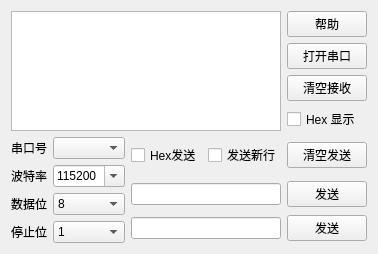
<?xml version="1.0" encoding="UTF-8"?>
<ui version="4.0">
 <class>XSerialPortWidget</class>
 <widget class="QWidget" name="XSerialPortWidget">
  <property name="geometry">
   <rect>
    <x>0</x>
    <y>0</y>
    <width>370</width>
    <height>231</height>
   </rect>
  </property>
  <property name="windowTitle">
   <string>XSerialPort</string>
  </property>
  <layout class="QGridLayout" name="gridLayout_3">
   <item row="0" column="0" colspan="2">
    <layout class="QHBoxLayout" name="horizontalLayout_3">
     <item>
      <widget class="QPlainTextEdit" name="Receieve_Ed">
       <property name="minimumSize">
        <size>
         <width>100</width>
         <height>50</height>
        </size>
       </property>
       <property name="maximumSize">
        <size>
         <width>10000</width>
         <height>10000</height>
        </size>
       </property>
       <property name="readOnly">
        <bool>true</bool>
       </property>
      </widget>
     </item>
     <item>
      <layout class="QVBoxLayout" name="verticalLayout">
       <item>
        <widget class="QPushButton" name="Help_Bt">
         <property name="text">
          <string>帮助</string>
         </property>
        </widget>
       </item>
       <item>
        <widget class="QPushButton" name="OpenClose_Bt">
         <property name="tabletTracking">
          <bool>false</bool>
         </property>
         <property name="autoFillBackground">
          <bool>false</bool>
         </property>
         <property name="text">
          <string>打开串口</string>
         </property>
         <property name="autoExclusive">
          <bool>false</bool>
         </property>
         <property name="autoDefault">
          <bool>false</bool>
         </property>
         <property name="default">
          <bool>false</bool>
         </property>
         <property name="flat">
          <bool>false</bool>
         </property>
        </widget>
       </item>
       <item>
        <widget class="QPushButton" name="ClearRec_Bt">
         <property name="text">
          <string>清空接收</string>
         </property>
        </widget>
       </item>
       <item>
        <widget class="QCheckBox" name="HexDisplay_Ck">
         <property name="text">
          <string>Hex 显示</string>
         </property>
        </widget>
       </item>
      </layout>
     </item>
    </layout>
   </item>
   <item row="1" column="0" rowspan="2">
    <layout class="QGridLayout" name="gridLayout">
     <item row="1" column="1">
      <widget class="QComboBox" name="Baud_Cb">
       <property name="editable">
        <bool>true</bool>
       </property>
       <property name="currentText">
        <string>115200</string>
       </property>
       <property name="currentIndex">
        <number>7</number>
       </property>
       <property name="maxVisibleItems">
        <number>5</number>
       </property>
       <item>
        <property name="text">
         <string>1200</string>
        </property>
       </item>
       <item>
        <property name="text">
         <string>2400</string>
        </property>
       </item>
       <item>
        <property name="text">
         <string>4800</string>
        </property>
       </item>
       <item>
        <property name="text">
         <string>9600</string>
        </property>
       </item>
       <item>
        <property name="text">
         <string>19200</string>
        </property>
       </item>
       <item>
        <property name="text">
         <string>38400</string>
        </property>
       </item>
       <item>
        <property name="text">
         <string>57600</string>
        </property>
       </item>
       <item>
        <property name="text">
         <string>115200</string>
        </property>
       </item>
       <item>
        <property name="text">
         <string>128000</string>
        </property>
       </item>
       <item>
        <property name="text">
         <string>230400</string>
        </property>
       </item>
       <item>
        <property name="text">
         <string>256000</string>
        </property>
       </item>
       <item>
        <property name="text">
         <string>460800</string>
        </property>
       </item>
      </widget>
     </item>
     <item row="2" column="1">
      <widget class="QComboBox" name="Date_Cb">
       <item>
        <property name="text">
         <string>8</string>
        </property>
       </item>
       <item>
        <property name="text">
         <string>7</string>
        </property>
       </item>
      </widget>
     </item>
     <item row="3" column="0">
      <widget class="QLabel" name="Stop_Lb">
       <property name="text">
        <string>停止位</string>
       </property>
       <property name="alignment">
        <set>Qt::AlignCenter</set>
       </property>
      </widget>
     </item>
     <item row="0" column="1">
      <widget class="QComboBox" name="Serial_Cb"/>
     </item>
     <item row="1" column="0">
      <widget class="QLabel" name="Baud_Lb">
       <property name="text">
        <string>波特率</string>
       </property>
       <property name="alignment">
        <set>Qt::AlignCenter</set>
       </property>
      </widget>
     </item>
     <item row="2" column="0">
      <widget class="QLabel" name="Date_Lb">
       <property name="text">
        <string>数据位</string>
       </property>
       <property name="alignment">
        <set>Qt::AlignCenter</set>
       </property>
      </widget>
     </item>
     <item row="3" column="1">
      <widget class="QComboBox" name="Stop_Cb">
       <item>
        <property name="text">
         <string>1</string>
        </property>
       </item>
       <item>
        <property name="text">
         <string>1.5</string>
        </property>
       </item>
       <item>
        <property name="text">
         <string>2</string>
        </property>
       </item>
      </widget>
     </item>
     <item row="0" column="0">
      <widget class="QLabel" name="Serial_Lb">
       <property name="text">
        <string>串口号</string>
       </property>
       <property name="alignment">
        <set>Qt::AlignCenter</set>
       </property>
      </widget>
     </item>
    </layout>
   </item>
   <item row="1" column="1">
    <layout class="QHBoxLayout" name="horizontalLayout_4">
     <item>
      <widget class="QCheckBox" name="HexSend_Ck">
       <property name="text">
        <string>Hex发送</string>
       </property>
      </widget>
     </item>
     <item>
      <widget class="QCheckBox" name="NLineSend_Ck">
       <property name="text">
        <string>发送新行</string>
       </property>
      </widget>
     </item>
     <item>
      <widget class="QPushButton" name="ClearSend_Bt">
       <property name="text">
        <string>清空发送</string>
       </property>
      </widget>
     </item>
    </layout>
   </item>
   <item row="2" column="1">
    <layout class="QGridLayout" name="gridLayout_2">
     <item row="0" column="1">
      <widget class="QPushButton" name="Send_Bt_2">
       <property name="text">
        <string>发送</string>
       </property>
      </widget>
     </item>
     <item row="1" column="1">
      <widget class="QPushButton" name="Send_Bt">
       <property name="text">
        <string>发送</string>
       </property>
      </widget>
     </item>
     <item row="1" column="0">
      <widget class="QLineEdit" name="Sent_Ed">
       <property name="minimumSize">
        <size>
         <width>130</width>
         <height>20</height>
        </size>
       </property>
      </widget>
     </item>
     <item row="0" column="0">
      <widget class="QLineEdit" name="Sent_Ed_2">
       <property name="minimumSize">
        <size>
         <width>130</width>
         <height>20</height>
        </size>
       </property>
      </widget>
     </item>
    </layout>
   </item>
  </layout>
 </widget>
 <resources/>
 <connections/>
</ui>
